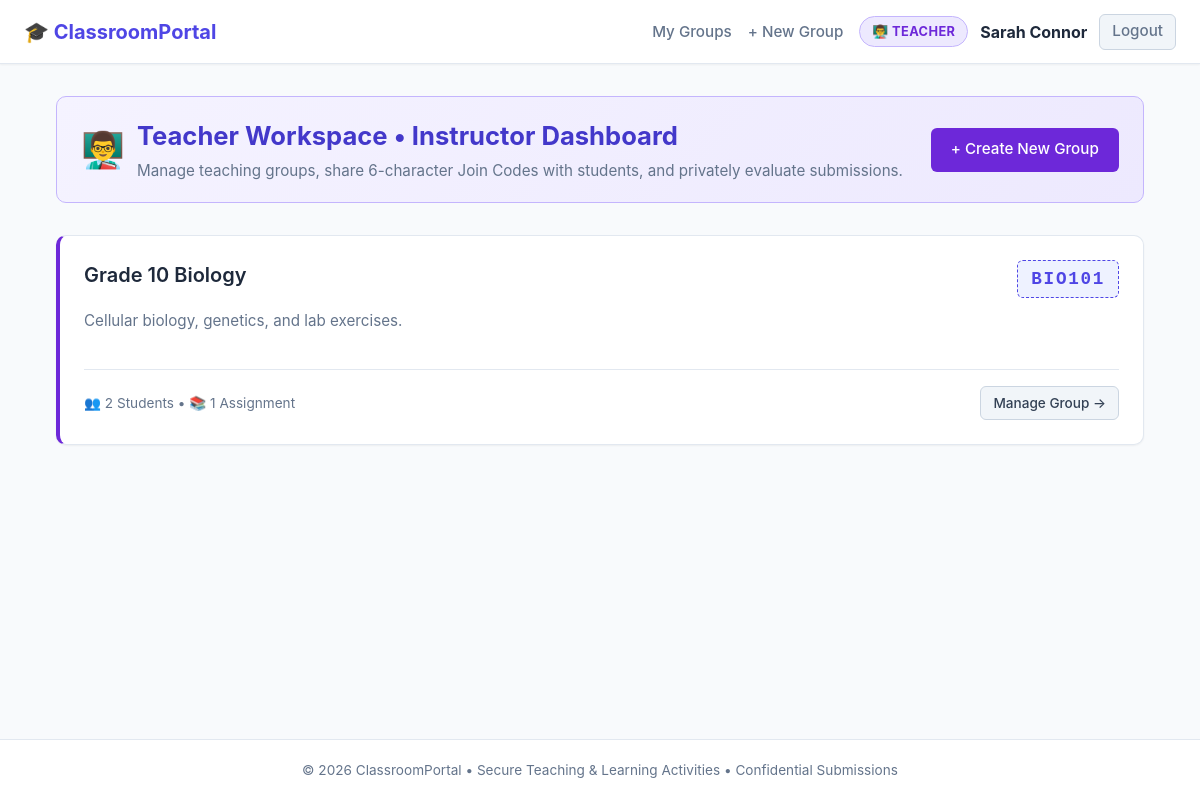
The app's page /teacher/dashboard (signed in) with its own data.
### tables this page shows
CREATE TABLE users (
            id INTEGER PRIMARY KEY AUTOINCREMENT,
            username TEXT UNIQUE NOT NULL,
            email TEXT UNIQUE NOT NULL,
            password_hash TEXT NOT NULL,
            role TEXT NOT NULL CHECK(role IN ('teacher', 'student')),
            full_name TEXT NOT NULL,
            created_at TIMESTAMP DEFAULT CURRENT_TIMESTAMP
        );

CREATE TABLE groups (
            id INTEGER PRIMARY KEY AUTOINCREMENT,
            name TEXT NOT NULL,
            description TEXT,
            join_code TEXT UNIQUE NOT NULL,
            teacher_id INTEGER NOT NULL,
            created_at TIMESTAMP DEFAULT CURRENT_TIMESTAMP,
            FOREIGN KEY (teacher_id) REFERENCES users(id) ON DELETE CASCADE
        );

### app.py (the view)
@app.route('/teacher/dashboard')
@teacher_required
def teacher_dashboard():
    db = get_db()
    groups = db.execute(
        '''SELECT g.*,
                  (SELECT COUNT(*) FROM group_memberships m WHERE m.group_id = g.id) AS student_count,
                  (SELECT COUNT(*) FROM assignments a WHERE a.group_id = g.id) AS assignment_count
           FROM groups g
           WHERE g.teacher_id = ?
           ORDER BY g.created_at DESC''',
        (g.user['id'],)
    ).fetchall()
    return render_template('teacher/dashboard.html', groups=groups)

### app.py (called while the page is built)
def get_db():
    db = getattr(g, '_database', None)
    if db is None:
        db_file = app.config.get('DATABASE_PATH', DATABASE_PATH)
        db = g._database = create_connection(db_file)
    return db

@app.teardown_appcontext
def close_connection(exception):
    db = getattr(g, '_database', None)
    if db is not None:
        db.close()

def get_current_user():
    if 'user_id' not in session:
        return None
    db = get_db()
    user = db.execute('SELECT * FROM users WHERE id = ?', (session['user_id'],)).fetchone()
    return user

@app.before_request
def load_user():
    g.user = get_current_user()

def teacher_required(f):
    @wraps(f)
    def decorated_function(*args, **kwargs):
        if g.user is None or g.user['role'] != 'teacher':
            flash('Access restricted to teachers only.', 'danger')
            return redirect(url_for('index'))
        return f(*args, **kwargs)
    return decorated_function

### database.py (called while the page is built)
def create_connection(path=None):
    db_file = path or DATABASE_PATH
    conn = sqlite3.connect(db_file)
    conn.row_factory = sqlite3.Row
    conn.execute("PRAGMA foreign_keys = ON;")
    return conn

### templates/teacher/dashboard.html (shortened to what this page needs)
{% extends "base.html" %}
{% block content %}
<div class="role-hero teacher-hero">
    <div style="display: flex; align-items: center; gap: 0.75rem;">
        <span style="font-size: 2.2rem;">👨‍🏫</span>
        <div>
            <h1 style="font-size: 1.6rem; font-weight: 700; color: #4338ca; margin: 0;">Teacher Workspace &bull; Instructor Dashboard</h1>
            <p style="color: #64748b; margin: 0.25rem 0 0 0; font-size: 0.95rem;">
                Manage teaching groups, share 6-character Join Codes with students, and privately evaluate submissions.
            </p>
        </div>
    </div>
    <a href="{{ url_for('teacher_create_group') }}" class="btn btn-primary" style="white-space: nowrap; background-color: #6d28d9;">
        + Create New Group
    </a>
</div>
{% if groups %}
    <div class="grid grid-2">
        {% for group in groups %}
            <div class="card" style="display: flex; flex-direction: column; justify-content: space-between; border-left: 4px solid #6d28d9;">
                <div>
                    <div style="display: flex; justify-content: space-between; align-items: flex-start; margin-bottom: 0.75rem;">
                        <h2 style="font-size: 1.25rem; font-weight: 600;">
                            <a href="{{ url_for('teacher_group_detail', group_id=group['id']) }}" style="color: var(--text-main); text-decoration: none;">
                                {{ group['name'] }}
                            </a>
                        </h2>
                        <span class="code-pill" title="Students use this code to join">{{ group['join_code'] }}</span>
                    </div>
                    {% if group['description'] %}
                        <p style="color: var(--text-muted); font-size: 0.95rem; margin-bottom: 1.25rem;">
                            {{ group['description'] }}
                        </p>
                    {% endif %}
                </div>
                <div style="border-top: 1px solid var(--border-color); padding-top: 1rem; margin-top: 1rem; display: flex; justify-content: space-between; align-items: center;">
                    <div style="font-size: 0.85rem; color: var(--text-muted);">
                        <span>👥 {{ group['student_count'] }} Student{% if group['student_count'] != 1 %}s{% endif %}</span> &bull;
                        <span>📚 {{ group['assignment_count'] }} Assignment{% if group['assignment_count'] != 1 %}s{% endif %}</span>
                    </div>
                    <a href="{{ url_for('teacher_group_detail', group_id=group['id']) }}" class="btn btn-secondary btn-sm">
                        Manage Group &rarr;
                    </a>
                </div>
            </div>
        {% endfor %}
    </div>
{% endif %}
{% endblock %}

### templates/base.html (shortened to what this page needs)
<!DOCTYPE html>
<html lang="en">
<head>
    <link rel="stylesheet" href="{{ url_for('static', filename='css/style.css') }}">
</head>
<body>
    <header class="navbar">
        <a href="{{ url_for('index') }}" class="nav-brand">
            <span>🎓 ClassroomPortal</span>
        </a>
        <nav>
            <ul class="nav-links">
                {% if g.user %}
                    {% if g.user['role'] == 'teacher' %}
                        <li><a href="{{ url_for('teacher_dashboard') }}">My Groups</a></li>
                        <li><a href="{{ url_for('teacher_create_group') }}">+ New Group</a></li>
                    {% else %}
                        <li><a href="{{ url_for('student_dashboard') }}">My Classes</a></li>
                        <li><a href="{{ url_for('student_join_group') }}">+ Join Group</a></li>
                    {% endif %}
                    <li class="nav-user">
                        {% if g.user['role'] == 'teacher' %}
                            <span class="user-badge teacher">👨‍🏫 Teacher</span>
                        {% else %}
                            <span class="user-badge student">👨‍🎓 Student</span>
                        {% endif %}
                        <strong>{{ g.user['full_name'] }}</strong>
                        <a href="{{ url_for('logout') }}" class="btn btn-secondary btn-sm">Logout</a>
                    </li>
                {% else %}
                    <li><a href="{{ url_for('login') }}">Log In</a></li>
                    <li><a href="{{ url_for('register') }}" class="btn btn-primary btn-sm">Register</a></li>
                {% endif %}
            </ul>
        </nav>
    </header>
    <main class="container">
        {% block content %}{% endblock %}
    </main>
    <footer>
        <p>&copy; 2026 ClassroomPortal &bull; Secure Teaching &amp; Learning Activities &bull; Confidential Submissions</p>
    </footer>
</body>
</html>

### static/css/style.css (style rules this page uses)
:root { --primary: #4f46e5; --primary-hover: #4338ca; --primary-light: #eef2ff; --secondary: #0ea5e9; --success: #10b981; --success-light: #d1fae5; --warning: #f59e0b; --warning-light: #fef3c7; --danger: #ef4444; --danger-light: #fee2e2; --text-main: #1e293b; --text-muted: #64748b; --bg-page: #f8fafc; --bg-card: #ffffff; --border-color: #e2e8f0; --radius-sm: 6px; --radius-md: 10px; --radius-lg: 14px; --shadow-sm: 0 1px 2px 0 rgba(0, 0, 0, 0.05); --shadow-md: 0 4px 6px -1px rgba(0, 0, 0, 0.1), 0 2px 4px -1px rgba(0, 0, 0, 0.06); --shadow-lg: 0 10px 15px -3px rgba(0, 0, 0, 0.1), 0 4px 6px -2px rgba(0, 0, 0, 0.05); }
* { box-sizing: border-box; margin: 0; padding: 0; }
body { font-family: -apple-system, BlinkMacSystemFont, "Segoe UI", Roboto, "Helvetica Neue", Arial, sans-serif; background-color: var(--bg-page); color: var(--text-main); line-height: 1.5; min-height: 100vh; display: flex; flex-direction: column; }
.navbar { background: #ffffff; border-bottom: 1px solid var(--border-color); padding: 0.85rem 1.5rem; display: flex; justify-content: space-between; align-items: center; box-shadow: var(--shadow-sm); position: sticky; top: 0; z-index: 50; }
.nav-brand { font-size: 1.25rem; font-weight: 700; color: var(--primary); text-decoration: none; display: flex; align-items: center; gap: 0.5rem; }
.nav-links { display: flex; align-items: center; gap: 1rem; list-style: none; }
.nav-links a { color: var(--text-muted); text-decoration: none; font-weight: 500; font-size: 0.95rem; transition: color 0.15s ease; }
.nav-user { display: flex; align-items: center; gap: 0.75rem; }
.user-badge { padding: 0.2rem 0.6rem; border-radius: 9999px; font-size: 0.75rem; font-weight: 600; text-transform: uppercase; letter-spacing: 0.05em; }
.user-badge.teacher { background-color: #ede9fe; color: #6d28d9; border: 1px solid #ddd6fe; }
.container { width: 100%; max-width: 1120px; margin: 0 auto; padding: 2rem 1rem; flex: 1; }
.card { background-color: var(--bg-card); border: 1px solid var(--border-color); border-radius: var(--radius-md); box-shadow: var(--shadow-sm); padding: 1.5rem; margin-bottom: 1.5rem; }
.grid { display: grid; gap: 1.5rem; }
.grid-2 { grid-template-columns: repeat(auto-fit, minmax(320px, 1fr)); }
.btn { display: inline-flex; align-items: center; justify-content: center; padding: 0.6rem 1.2rem; border-radius: var(--radius-sm); font-size: 0.95rem; font-weight: 500; text-decoration: none; cursor: pointer; border: 1px solid transparent; transition: all 0.15s ease; gap: 0.4rem; }
.btn-primary { background-color: var(--primary); color: #ffffff; }
.btn-secondary { background-color: #f1f5f9; color: #334155; border-color: #cbd5e1; }
.btn-sm { padding: 0.35rem 0.75rem; font-size: 0.85rem; }
.code-pill { display: inline-block; background-color: #eef2ff; color: var(--primary); font-family: monospace; font-size: 1.1rem; font-weight: 700; padding: 0.3rem 0.8rem; border-radius: var(--radius-sm); letter-spacing: 0.1em; border: 1px dashed var(--primary); }
footer { border-top: 1px solid var(--border-color); background-color: #ffffff; padding: 1.25rem 1rem; text-align: center; font-size: 0.85rem; color: var(--text-muted); }
.role-hero { display: flex; justify-content: space-between; align-items: center; padding: 1.25rem 1.5rem; border-radius: var(--radius-md); margin-bottom: 2rem; flex-wrap: wrap; gap: 1rem; }
.teacher-hero { background: linear-gradient(135deg, #f5f3ff 0%, #ede9fe 100%); border: 1px solid #c4b5fd; }
.user-badge { padding: 0.3rem 0.75rem; border-radius: 9999px; font-size: 0.8rem; font-weight: 700; display: inline-flex; align-items: center; gap: 0.35rem; letter-spacing: 0.03em; }
.user-badge.teacher { background-color: #ede9fe; color: #6d28d9; border: 1px solid #c4b5fd; }

### records on screen
users: user.full_name "Sarah Connor"
groups: name "Grade 10 Biology", join_code "BIO101", description "Cellular biology, genetics, and lab exercises.", student_count "2", assignment_count "1"
